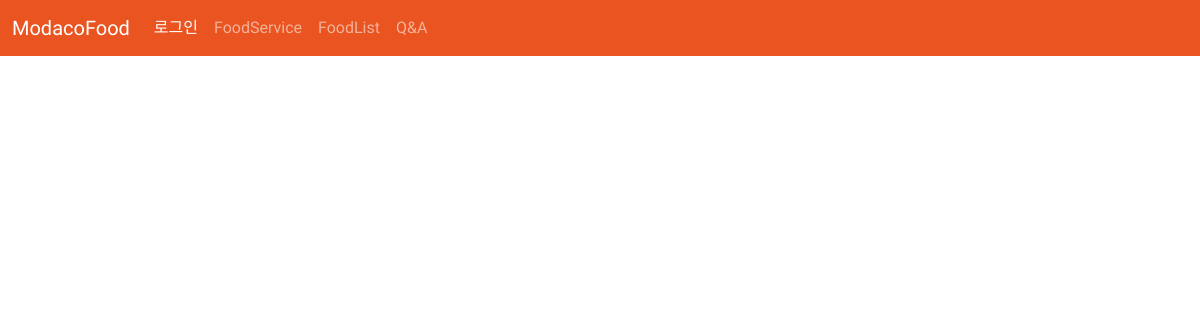
The page /photo/list/ on the database as committed earlier.
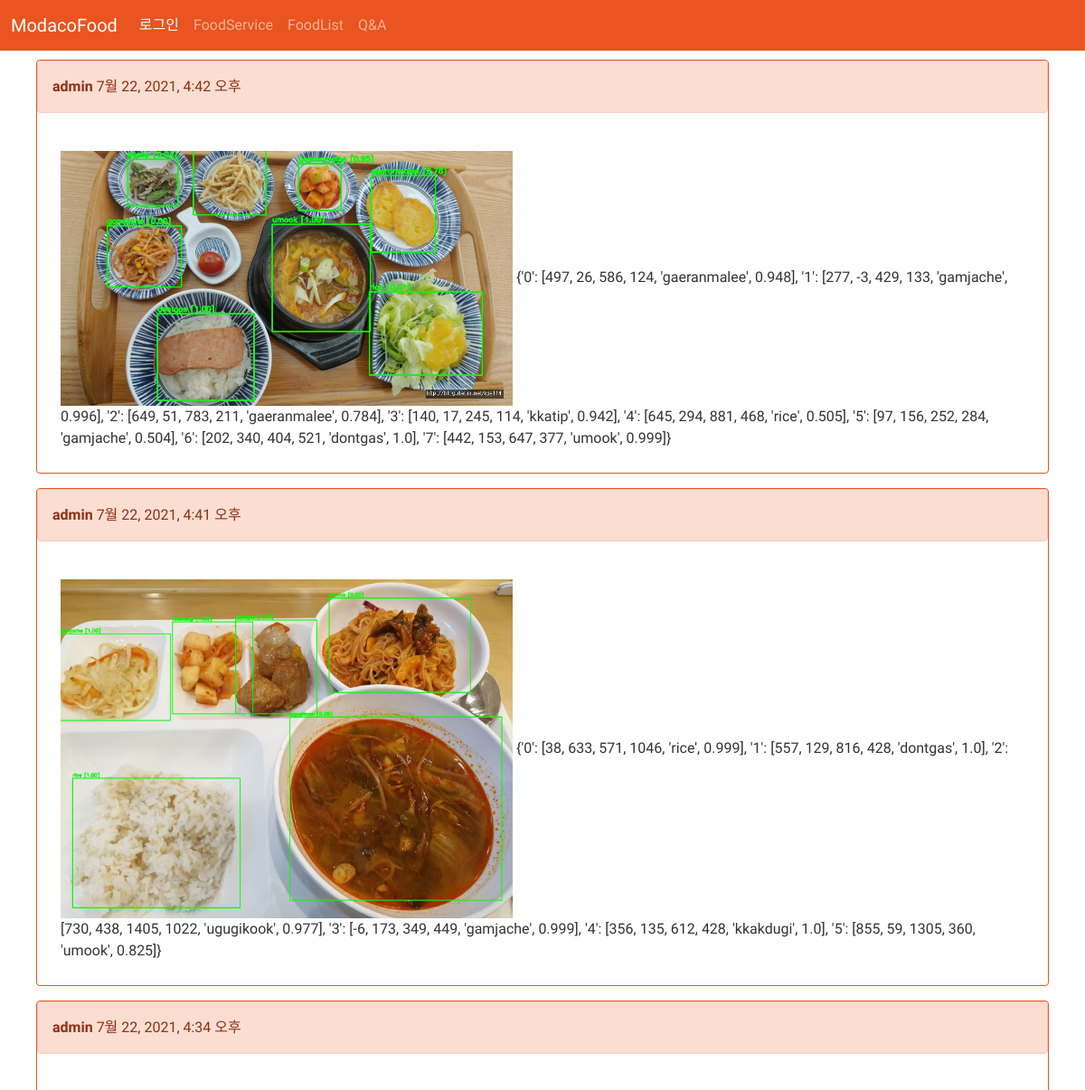
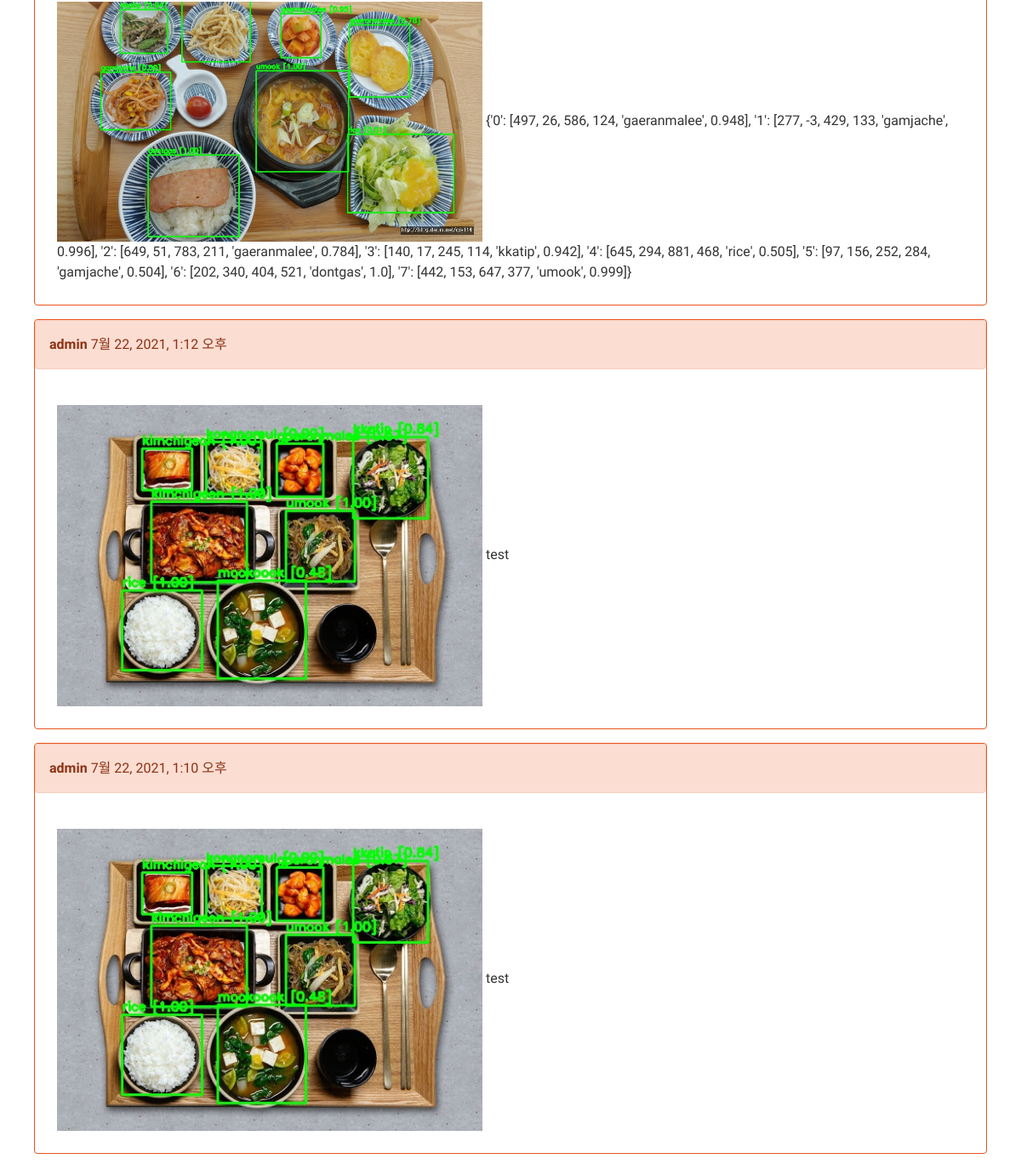
The same page on the database as committed later (2 pictures, top to bottom).
### photo/models.py (models this page shows, shortened)
class Photo(models.Model):
    author = models.ForeignKey(User, on_delete=models.CASCADE, related_name='user_photo')
    photo = models.ImageField(upload_to='convert/')
    text = models.TextField(null=True, blank=True)
    created = models.DateTimeField(auto_now_add=True)
    class Meta:
        ordering = ['-created']

### photo/views/photo_views.py (the view)
# urls.py: path('list/', photo_views.photo_list, name='photo_list'),
def photo_list(request):
    photos = Photo.objects.all()
    context = {'photos':photos}
    return render(request, 'photo/photo_list.html', context)

### templates/photo/photo_list.html
{% extends 'base.html' %}
{% block content %}
<div class="container" style="padding:10px;">
        {% for photo in photos %}
    <div class="card border-primary mb-3" style="margin:auto;">
        <div class="alert alert-dismissible alert-primary"><strong>{{ photo.author.username }}</strong> {{ photo.created }}</div>
          <div class="card-body" style="margin:10px; width:auto;">
            <img src="..{{ photo.photo.url }}" style="width:500px; margin:auto;">
              {{ photo.text }}
          </div>
    </div>
        {% endfor %}
</div>
{% endblock %}

### templates/base.html (shortened to what this page needs)
{% load static %}
<!DOCTYPE html>
<html lang="ko">
<head>
    <link rel="stylesheet" type="text/css" href="{% static 'bootstrap.min.css' %}">
    <link rel="stylesheet" type="text/css" href="{% static 'style.css' %}">
</head>
<body>
{% include 'navbar.html' %}
{% block content %}
{% endblock %}
</body>
</html>

### templates/navbar.html (shortened to what this page needs)
<nav class="navbar navbar-expand-lg navbar-dark bg-primary">
  <div class="container-fluid">
    <a class="navbar-brand" href="{% url 'photo:photo_index' %}">ModacoFood</a>
    <div class="collapse navbar-collapse" id="navbarColor01">
      <ul class="navbar-nav me-auto">
        <li class="nav-item">
          {% if user.is_authenticated %}
          <a class="nav-link active" href="{% url 'common:logout' %}">{{ user.username }} (로그아웃)
          <span class="visually-hidden">(current)</span>
          </a>
          {% else %}
          <a class="nav-link active" href="{% url 'common:login' %}">로그인
          </a>
          {% endif %}
        </li>
        <li class="nav-item">
          <a class="nav-link" href="{% url 'photo:photo_form' %}">FoodService</a>
        </li>
        <li class="nav-item">
          <a class="nav-link" href="{% url 'photo:photo_list' %}">FoodList</a>
        </li>
        <li class="nav-item">
          <a class="nav-link" href="{% url 'question:base_index' %}">Q&A</a>
        </li>
      </ul>
    </div>
  </div>
</nav>

Rows that differ between the two databases and show on the page:
added Photo: author.username "admin", created "7월 22, 2021, 4:42 오후", photo (picture), text "{'0': [497, 26, 586, 124, 'gaeranmalee', 0.948], '1': [277, -3, 429, 133, 'gamjache', 0.996], '2': [649, 51, 783, 211, 'gaeranmalee', 0.784], '3': [140, 17, 245, 114, 'kkatip', 0.942], '4': [645, 294, 881, 468, 'rice', 0.505], '5': [97, 156, 252, 284, 'gamjache', 0.504], '6': [202, 340, 404, 521, 'dontgas', 1.0], '7': [442, 153, 647, 377, 'umook', 0.999]}"
added Photo: author.username "admin", created "7월 22, 2021, 4:41 오후", photo (picture), text "{'0': [38, 633, 571, 1046, 'rice', 0.999], '1': [557, 129, 816, 428, 'dontgas', 1.0], '2': [730, 438, 1405, 1022, 'ugugikook', 0.977], '3': [-6, 173, 349, 449, 'gamjache', 0.999], '4': [356, 135, 612, 428, 'kkakdugi', 1.0], '5': [855, 59, 1305, 360, 'umook', 0.825]}"
added Photo: author.username "admin", created "7월 22, 2021, 4:34 오후", photo (picture), text "{'0': [497, 26, 586, 124, 'gaeranmalee', 0.948], '1': [277, -3, 429, 133, 'gamjache', 0.996], '2': [649, 51, 783, 211, 'gaeranmalee', 0.784], '3': [140, 17, 245, 114, 'kkatip', 0.942], '4': [645, 294, 881, 468, 'rice', 0.505], '5': [97, 156, 252, 284, 'gamjache', 0.504], '6': [202, 340, 404, 521, 'dontgas', 1.0], '7': [442, 153, 647, 377, 'umook', 0.999]}"
added Photo: author.username "admin", created "7월 22, 2021, 1:12 오후", photo (picture), text "test"
added Photo: author.username "admin", created "7월 22, 2021, 1:10 오후", photo (picture), text "test"
